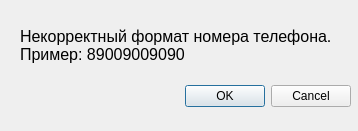
<?xml version="1.0" encoding="UTF-8"?>
<ui version="4.0">
 <class>Dialog</class>
 <widget class="QDialog" name="Dialog">
  <property name="geometry">
   <rect>
    <x>0</x>
    <y>0</y>
    <width>358</width>
    <height>131</height>
   </rect>
  </property>
  <property name="minimumSize">
   <size>
    <width>358</width>
    <height>131</height>
   </size>
  </property>
  <property name="maximumSize">
   <size>
    <width>364</width>
    <height>272</height>
   </size>
  </property>
  <property name="windowTitle">
   <string>Error</string>
  </property>
  <property name="windowIcon">
   <iconset>
    <normaloff>../../../../Downloads/warning.ico</normaloff>../../../../Downloads/warning.ico</iconset>
  </property>
  <widget class="QDialogButtonBox" name="buttonBox">
   <property name="geometry">
    <rect>
     <x>10</x>
     <y>80</y>
     <width>341</width>
     <height>32</height>
    </rect>
   </property>
   <property name="orientation">
    <enum>Qt::Horizontal</enum>
   </property>
   <property name="standardButtons">
    <set>QDialogButtonBox::Cancel|QDialogButtonBox::Ok</set>
   </property>
  </widget>
  <widget class="QLabel" name="label">
   <property name="geometry">
    <rect>
     <x>20</x>
     <y>20</y>
     <width>321</width>
     <height>51</height>
    </rect>
   </property>
   <property name="font">
    <font>
     <pointsize>12</pointsize>
    </font>
   </property>
   <property name="text">
    <string>Некорректный формат номера телефона.
Пример: 89009009090</string>
   </property>
  </widget>
 </widget>
 <resources/>
 <connections>
  <connection>
   <sender>buttonBox</sender>
   <signal>accepted()</signal>
   <receiver>Dialog</receiver>
   <slot>accept()</slot>
   <hints>
    <hint type="sourcelabel">
     <x>248</x>
     <y>254</y>
    </hint>
    <hint type="destinationlabel">
     <x>157</x>
     <y>274</y>
    </hint>
   </hints>
  </connection>
  <connection>
   <sender>buttonBox</sender>
   <signal>rejected()</signal>
   <receiver>Dialog</receiver>
   <slot>reject()</slot>
   <hints>
    <hint type="sourcelabel">
     <x>316</x>
     <y>260</y>
    </hint>
    <hint type="destinationlabel">
     <x>286</x>
     <y>274</y>
    </hint>
   </hints>
  </connection>
 </connections>
</ui>
